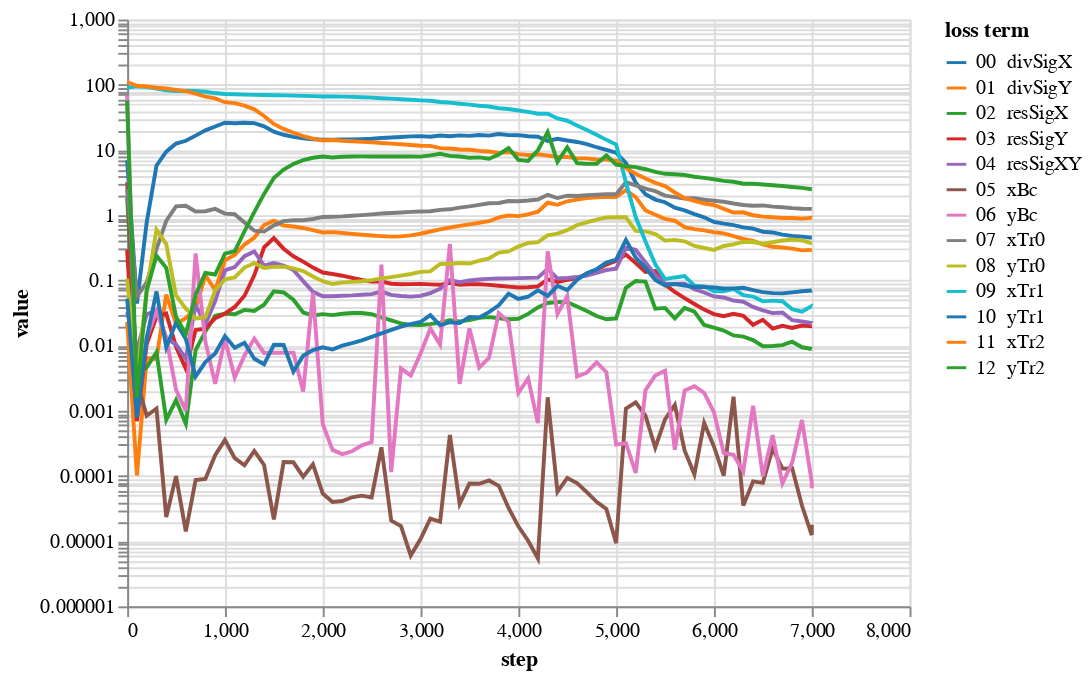

The notebook cell saved with this chart:
### Code cell
bcNames = ['xBc','yBc','xTr0','yTr0','xTr1','yTr1','xTr2','yTr2']
# lines = alt.Chart(pd.DataFrame({'step':[1000,3000,4000]})).mark_rule(color='gray').encode(x='step:Q')
lossPlot(losshistory, bcNames, dropFirstStep=True)

### Figure 1 — Vega-Lite specification as saved in the notebook (floating-point values rounded to 4 significant figures)
{"config": {"view": {"continuousWidth": 400, "continuousHeight": 300}}, "data": {"name": "data-e63ca172d2277f615b6718c0f4a9515d"}, "mark": "line", "encoding": {"color": {"type": "nominal", "field": "loss term", "scale": {"scheme": "category10"}, "sort": ["00  divSigX", "01  divSigY", "02  resSigX", "03  resSigY", "04  resSigXY", "05  xBc", "06  yBc", "07  xTr0", "08  yTr0", "09  xTr1", "10  yTr1", "11  xTr2", "12  yTr2"]}, "tooltip": [{"type": "nominal", "field": "loss term"}, {"type": "quantitative", "field": "value"}, {"type": "quantitative", "field": "step"}], "x": {"type": "quantitative", "field": "step"}, "y": {"type": "quantitative", "field": "value", "scale": {"type": "log"}}}, "transform": [{"fold": ["00  divSigX", "01  divSigY", "02  resSigX", "03  resSigY", "04  resSigXY", "05  xBc", "06  yBc", "07  xTr0", "08  yTr0", "09  xTr1", "10  yTr1", "11  xTr2", "12  yTr2"], "as": ["loss term", "value"]}], "$schema": "https://vega.github.io/schema/vega-lite/v4.8.1.json", "datasets": {"data-e63ca172d2277f615b6718c0f4a9515d": [{"00  divSigX": 6.91, "01  divSigY": 0.02304, "02  resSigX": 1.844, "03  resSigY": 0.2947, "04  resSigXY": 0.03253, "05  xBc": 3.2, "06  yBc": 67.51, "07  xTr0": 2.483, "08  yTr0": 0.1059, "09  xTr1": 90.34, "10  yTr1": 0.05254, "11  xTr2": 110.3, "12  yTr2": 57.56, "step": 0}, {"00  divSigX": 0.04412, "01  divSigY": 0.0001016, "02  resSigX": 0.003584, "03  resSigY": 0.0006952, "04  resSigXY": 0.008566, "05  xBc": 0.002805, "06  yBc": 0.0008524, "07  xTr0": 0.05665, "08  yTr0": 0.003112, "09  xTr1": 95.07, "10  yTr1": 0.0007858, "11  xTr2": 96.57, "12  yTr2": 0.001572, "step": 100}, {"00  divSigX": 0.7768, "01  divSigY": 0.006469, "02  resSigX": 0.00461, "03  resSigY": 0.01051, "04  resSigXY": 0.02997, "05  xBc": 0.0008394, "06  yBc": 0.01335, "07  xTr0": 0.09286, "08  yTr0": 0.07135, "09  xTr1": 92.56, "10  yTr1": 0.01288, "11  xTr2": 94.62, "12  yTr2": 0.07007, "step": 200}, {"00  divSigX": 5.731, "01  divSigY": 0.006212, "02  resSigX": 0.007911, "03  resSigY": 0.02756, "04  resSigXY": 0.03487, "05  xBc": 0.001081, "06  yBc": 0.03337, "07  xTr0": 0.3017, "08  yTr0": 0.5991, "09  xTr1": 87.21, "10  yTr1": 0.06749, "11  xTr2": 89.86, "12  yTr2": 0.2384, "step": 300}, {"00  divSigX": 9.41, "01  divSigY": 0.06042, "02  resSigX": 0.0007254, "03  resSigY": 0.0309, "04  resSigXY": 0.01299, "05  xBc": 2.346e-05, "06  yBc": 0.01322, "07  xTr0": 0.8203, "08  yTr0": 0.3601, "09  xTr1": 82.3, "10  yTr1": 0.009414, "11  xTr2": 87.64, "12  yTr2": 0.156, "step": 400}, {"00  divSigX": 12.52, "01  divSigY": 0.02166, "02  resSigX": 0.001458, "03  resSigY": 0.00954, "04  resSigXY": 0.01038, "05  xBc": 9.931e-05, "06  yBc": 0.002096, "07  xTr0": 1.361, "08  yTr0": 0.05859, "09  xTr1": 80.42, "10  yTr1": 0.02247, "11  xTr2": 83.51, "12  yTr2": 0.02762, "step": 500}, {"00  divSigX": 13.83, "01  divSigY": 0.02637, "02  resSigX": 0.0006325, "03  resSigY": 0.004418, "04  resSigXY": 0.006298, "05  xBc": 1.414e-05, "06  yBc": 0.001005, "07  xTr0": 1.394, "08  yTr0": 0.03683, "09  xTr1": 80.87, "10  yTr1": 0.01257, "11  xTr2": 79.96, "12  yTr2": 0.0149, "step": 600}, {"00  divSigX": 16.59, "01  divSigY": 0.03697, "02  resSigX": 0.008501, "03  resSigY": 0.01736, "04  resSigXY": 0.04191, "05  xBc": 8.653e-05, "06  yBc": 0.2591, "07  xTr0": 1.136, "08  yTr0": 0.02578, "09  xTr1": 80.23, "10  yTr1": 0.003357, "11  xTr2": 73.35, "12  yTr2": 0.06025, "step": 700}, {"00  divSigX": 19.98, "01  divSigY": 0.1192, "02  resSigX": 0.01646, "03  resSigY": 0.01816, "04  resSigXY": 0.02117, "05  xBc": 8.982e-05, "06  yBc": 0.01157, "07  xTr0": 1.148, "08  yTr0": 0.0272, "09  xTr1": 78.09, "10  yTr1": 0.005577, "11  xTr2": 65.81, "12  yTr2": 0.1299, "step": 800}, {"00  divSigX": 22.91, "01  divSigY": 0.07082, "02  resSigX": 0.02864, "03  resSigY": 0.02628, "04  resSigXY": 0.04805, "05  xBc": 0.0002081, "06  yBc": 0.002588, "07  xTr0": 1.248, "08  yTr0": 0.06999, "09  xTr1": 74.57, "10  yTr1": 0.007538, "11  xTr2": 61.68, "12  yTr2": 0.1231, "step": 900}, {"00  divSigX": 26.13, "01  divSigY": 0.2038, "02  resSigX": 0.03086, "03  resSigY": 0.03083, "04  resSigXY": 0.1423, "05  xBc": 0.0003566, "06  yBc": 0.01246, "07  xTr0": 1.057, "08  yTr0": 0.1039, "09  xTr1": 72.08, "10  yTr1": 0.01398, "11  xTr2": 54.01, "12  yTr2": 0.2569, "step": 1000}, {"00  divSigX": 26.13, "01  divSigY": 0.2038, "02  resSigX": 0.03086, "03  resSigY": 0.03083, "04  resSigXY": 0.1423, "05  xBc": 0.0003566, "06  yBc": 0.01246, "07  xTr0": 1.057, "08  yTr0": 0.1039, "09  xTr1": 72.08, "10  yTr1": 0.01398, "11  xTr2": 54.01, "12  yTr2": 0.2569, "step": 1000}, {"00  divSigX": 25.67, "01  divSigY": 0.2448, "02  resSigX": 0.03015, "03  resSigY": 0.03906, "04  resSigXY": 0.1595, "05  xBc": 0.0001874, "06  yBc": 0.003241, "07  xTr0": 1.033, "08  yTr0": 0.1107, "09  xTr1": 71.66, "10  yTr1": 0.009273, "11  xTr2": 52.19, "12  yTr2": 0.2794, "step": 1100}, {"00  divSigX": 26.07, "01  divSigY": 0.3544, "02  resSigX": 0.0352, "03  resSigY": 0.05808, "04  resSigXY": 0.235, "05  xBc": 0.0001459, "06  yBc": 0.007046, "07  xTr0": 0.7738, "08  yTr0": 0.1573, "09  xTr1": 70.57, "10  yTr1": 0.01101, "11  xTr2": 47.87, "12  yTr2": 0.5665, "step": 1200}, {"00  divSigX": 25.77, "01  divSigY": 0.4512, "02  resSigX": 0.03401, "03  resSigY": 0.1196, "04  resSigXY": 0.2775, "05  xBc": 0.0002422, "06  yBc": 0.0128, "07  xTr0": 0.5771, "08  yTr0": 0.1836, "09  xTr1": 69.86, "10  yTr1": 0.00626, "11  xTr2": 42.01, "12  yTr2": 1.112, "step": 1300}, {"00  divSigX": 23.0, "01  divSigY": 0.7043, "02  resSigX": 0.04235, "03  resSigY": 0.3217, "04  resSigXY": 0.1688, "05  xBc": 0.0001473, "06  yBc": 0.007708, "07  xTr0": 0.5593, "08  yTr0": 0.1554, "09  xTr1": 69.46, "10  yTr1": 0.005164, "11  xTr2": 33.23, "12  yTr2": 2.117, "step": 1400}, {"00  divSigX": 19.03, "01  divSigY": 0.8239, "02  resSigX": 0.06765, "03  resSigY": 0.4452, "04  resSigXY": 0.1843, "05  xBc": 2.16e-05, "06  yBc": 0.00774, "07  xTr0": 0.6979, "08  yTr0": 0.161, "09  xTr1": 69.02, "10  yTr1": 0.01027, "11  xTr2": 25.08, "12  yTr2": 3.719, "step": 1500}, {"00  divSigX": 17.11, "01  divSigY": 0.6937, "02  resSigX": 0.06524, "03  resSigY": 0.306, "04  resSigXY": 0.1686, "05  xBc": 0.0001632, "06  yBc": 0.007752, "07  xTr0": 0.8097, "08  yTr0": 0.162, "09  xTr1": 68.67, "10  yTr1": 0.01021, "11  xTr2": 21.02, "12  yTr2": 5.012, "step": 1600}, {"00  divSigX": 15.91, "01  divSigY": 0.671, "02  resSigX": 0.0504, "03  resSigY": 0.2343, "04  resSigXY": 0.144, "05  xBc": 0.000162, "06  yBc": 0.007795, "07  xTr0": 0.8332, "08  yTr0": 0.1523, "09  xTr1": 68.14, "10  yTr1": 0.003997, "11  xTr2": 18.36, "12  yTr2": 6.099, "step": 1700}, {"00  divSigX": 15.1, "01  divSigY": 0.6363, "02  resSigX": 0.03218, "03  resSigY": 0.1939, "04  resSigXY": 0.09728, "05  xBc": 9.767e-05, "06  yBc": 0.001973, "07  xTr0": 0.8371, "08  yTr0": 0.1385, "09  xTr1": 67.62, "10  yTr1": 0.006982, "11  xTr2": 16.31, "12  yTr2": 6.999, "step": 1800}, {"00  divSigX": 14.59, "01  divSigY": 0.5899, "02  resSigX": 0.02886, "03  resSigY": 0.1572, "04  resSigXY": 0.06677, "05  xBc": 0.0001511, "06  yBc": 0.06489, "07  xTr0": 0.8728, "08  yTr0": 0.1148, "09  xTr1": 67.04, "10  yTr1": 0.008528, "11  xTr2": 14.9, "12  yTr2": 7.592, "step": 1900}, {"00  divSigX": 14.4, "01  divSigY": 0.5417, "02  resSigX": 0.03032, "03  resSigY": 0.1318, "04  resSigXY": 0.05699, "05  xBc": 5.379e-05, "06  yBc": 0.0006261, "07  xTr0": 0.9392, "08  yTr0": 0.09719, "09  xTr1": 66.23, "10  yTr1": 0.009387, "11  xTr2": 13.98, "12  yTr2": 7.931, "step": 2000}, {"00  divSigX": 14.4, "01  divSigY": 0.5417, "02  resSigX": 0.03032, "03  resSigY": 0.1318, "04  resSigXY": 0.05699, "05  xBc": 5.379e-05, "06  yBc": 0.0006261, "07  xTr0": 0.9392, "08  yTr0": 0.09719, "09  xTr1": 66.23, "10  yTr1": 0.009387, "11  xTr2": 13.98, "12  yTr2": 7.931, "step": 2000}, {"00  divSigX": 14.4, "01  divSigY": 0.5499, "02  resSigX": 0.02933, "03  resSigY": 0.125, "04  resSigXY": 0.0571, "05  xBc": 3.999e-05, "06  yBc": 0.0002509, "07  xTr0": 0.9476, "08  yTr0": 0.0877, "09  xTr1": 66.11, "10  yTr1": 0.008682, "11  xTr2": 14.19, "12  yTr2": 7.65, "step": 2100}, {"00  divSigX": 14.43, "01  divSigY": 0.5324, "02  resSigX": 0.03082, "03  resSigY": 0.1178, "04  resSigXY": 0.0582, "05  xBc": 4.13e-05, "06  yBc": 0.0002161, "07  xTr0": 0.9583, "08  yTr0": 0.09325, "09  xTr1": 65.67, "10  yTr1": 0.009964, "11  xTr2": 13.85, "12  yTr2": 7.855, "step": 2200}, {"00  divSigX": 14.49, "01  divSigY": 0.5155, "02  resSigX": 0.03163, "03  resSigY": 0.1089, "04  resSigXY": 0.05879, "05  xBc": 4.71e-05, "06  yBc": 0.0002392, "07  xTr0": 0.9778, "08  yTr0": 0.09477, "09  xTr1": 65.13, "10  yTr1": 0.01089, "11  xTr2": 13.58, "12  yTr2": 7.94, "step": 2300}, {"00  divSigX": 14.63, "01  divSigY": 0.501, "02  resSigX": 0.03158, "03  resSigY": 0.1014, "04  resSigXY": 0.06005, "05  xBc": 4.99e-05, "06  yBc": 0.0002943, "07  xTr0": 1.002, "08  yTr0": 0.09674, "09  xTr1": 64.42, "10  yTr1": 0.01203, "11  xTr2": 13.32, "12  yTr2": 7.964, "step": 2400}, {"00  divSigX": 14.86, "01  divSigY": 0.4873, "02  resSigX": 0.03027, "03  resSigY": 0.09585, "04  resSigXY": 0.0614, "05  xBc": 4.676e-05, "06  yBc": 0.000332, "07  xTr0": 1.028, "08  yTr0": 0.1007, "09  xTr1": 63.49, "10  yTr1": 0.01355, "11  xTr2": 13.07, "12  yTr2": 7.954, "step": 2500}, {"00  divSigX": 15.29, "01  divSigY": 0.477, "02  resSigX": 0.02703, "03  resSigY": 0.09626, "04  resSigXY": 0.06737, "05  xBc": 0.0002755, "06  yBc": 0.1741, "07  xTr0": 1.058, "08  yTr0": 0.1071, "09  xTr1": 62.24, "10  yTr1": 0.01534, "11  xTr2": 12.79, "12  yTr2": 7.946, "step": 2600}, {"00  divSigX": 15.49, "01  divSigY": 0.4684, "02  resSigX": 0.02433, "03  resSigY": 0.08865, "04  resSigXY": 0.05975, "05  xBc": 2.067e-05, "06  yBc": 0.0001145, "07  xTr0": 1.08, "08  yTr0": 0.1123, "09  xTr1": 61.25, "10  yTr1": 0.01738, "11  xTr2": 12.53, "12  yTr2": 7.921, "step": 2700}, {"00  divSigX": 15.79, "01  divSigY": 0.4721, "02  resSigX": 0.02191, "03  resSigY": 0.08715, "04  resSigXY": 0.05753, "05  xBc": 1.706e-05, "06  yBc": 0.00446, "07  xTr0": 1.1, "08  yTr0": 0.1184, "09  xTr1": 60.05, "10  yTr1": 0.01955, "11  xTr2": 12.22, "12  yTr2": 7.917, "step": 2800}, {"00  divSigX": 16.14, "01  divSigY": 0.4888, "02  resSigX": 0.02073, "03  resSigY": 0.08754, "04  resSigXY": 0.05637, "05  xBc": 6.024e-06, "06  yBc": 0.003463, "07  xTr0": 1.125, "08  yTr0": 0.1254, "09  xTr1": 58.75, "10  yTr1": 0.02133, "11  xTr2": 11.9, "12  yTr2": 7.919, "step": 2900}, {"00  divSigX": 16.28, "01  divSigY": 0.5189, "02  resSigX": 0.02064, "03  resSigY": 0.08842, "04  resSigXY": 0.05769, "05  xBc": 1.078e-05, "06  yBc": 0.007551, "07  xTr0": 1.137, "08  yTr0": 0.1348, "09  xTr1": 57.52, "10  yTr1": 0.02297, "11  xTr2": 11.58, "12  yTr2": 7.908, "step": 3000}, {"00  divSigX": 15.91, "01  divSigY": 0.5609, "02  resSigX": 0.02132, "03  resSigY": 0.08682, "04  resSigXY": 0.06369, "05  xBc": 2.213e-05, "06  yBc": 0.01829, "07  xTr0": 1.15, "08  yTr0": 0.1373, "09  xTr1": 56.73, "10  yTr1": 0.02924, "11  xTr2": 11.54, "12  yTr2": 8.247, "step": 3100}, {"00  divSigX": 16.7, "01  divSigY": 0.606, "02  resSigX": 0.02246, "03  resSigY": 0.08544, "04  resSigXY": 0.07399, "05  xBc": 1.995e-05, "06  yBc": 0.01034, "07  xTr0": 1.206, "08  yTr0": 0.1787, "09  xTr1": 54.42, "10  yTr1": 0.02043, "11  xTr2": 10.67, "12  yTr2": 8.722, "step": 3200}, {"00  divSigX": 16.2, "01  divSigY": 0.6466, "02  resSigX": 0.0245, "03  resSigY": 0.09164, "04  resSigXY": 0.1009, "05  xBc": 0.0004254, "06  yBc": 0.3631, "07  xTr0": 1.229, "08  yTr0": 0.1783, "09  xTr1": 53.19, "10  yTr1": 0.02281, "11  xTr2": 10.5, "12  yTr2": 8.124, "step": 3300}, {"00  divSigX": 16.73, "01  divSigY": 0.6838, "02  resSigX": 0.0235, "03  resSigY": 0.08573, "04  resSigXY": 0.09346, "05  xBc": 3.744e-05, "06  yBc": 0.002581, "07  xTr0": 1.307, "08  yTr0": 0.1841, "09  xTr1": 51.08, "10  yTr1": 0.02212, "11  xTr2": 10.15, "12  yTr2": 7.955, "step": 3400}, {"00  divSigX": 16.46, "01  divSigY": 0.7229, "02  resSigX": 0.02454, "03  resSigY": 0.08693, "04  resSigXY": 0.09942, "05  xBc": 7.642e-05, "06  yBc": 0.01834, "07  xTr0": 1.362, "08  yTr0": 0.181, "09  xTr1": 49.64, "10  yTr1": 0.02733, "11  xTr2": 10.05, "12  yTr2": 7.611, "step": 3500}, {"00  divSigX": 16.99, "01  divSigY": 0.7659, "02  resSigX": 0.02657, "03  resSigY": 0.08711, "04  resSigXY": 0.1029, "05  xBc": 7.598e-05, "06  yBc": 0.004594, "07  xTr0": 1.436, "08  yTr0": 0.2, "09  xTr1": 47.58, "10  yTr1": 0.02706, "11  xTr2": 9.674, "12  yTr2": 7.699, "step": 3600}, {"00  divSigX": 16.59, "01  divSigY": 0.808, "02  resSigX": 0.02727, "03  resSigY": 0.08532, "04  resSigXY": 0.1053, "05  xBc": 8.523e-05, "06  yBc": 0.006472, "07  xTr0": 1.521, "08  yTr0": 0.2164, "09  xTr1": 46.39, "10  yTr1": 0.03257, "11  xTr2": 9.481, "12  yTr2": 7.329, "step": 3700}, {"00  divSigX": 17.54, "01  divSigY": 0.9269, "02  resSigX": 0.02629, "03  resSigY": 0.08267, "04  resSigXY": 0.107, "05  xBc": 7.068e-05, "06  yBc": 0.03164, "07  xTr0": 1.537, "08  yTr0": 0.2663, "09  xTr1": 43.68, "10  yTr1": 0.04135, "11  xTr2": 9.029, "12  yTr2": 8.524, "step": 3800}, {"00  divSigX": 16.87, "01  divSigY": 0.9872, "02  resSigX": 0.0253, "03  resSigY": 0.08019, "04  resSigXY": 0.1074, "05  xBc": 3.226e-05, "06  yBc": 0.02283, "07  xTr0": 1.649, "08  yTr0": 0.2781, "09  xTr1": 42.55, "10  yTr1": 0.06252, "11  xTr2": 9.273, "12  yTr2": 10.71, "step": 3900}, {"00  divSigX": 16.85, "01  divSigY": 0.9677, "02  resSigX": 0.0258, "03  resSigY": 0.07785, "04  resSigXY": 0.1081, "05  xBc": 1.69e-05, "06  yBc": 0.001873, "07  xTr0": 1.639, "08  yTr0": 0.3294, "09  xTr1": 40.35, "10  yTr1": 0.05178, "11  xTr2": 8.617, "12  yTr2": 7.056, "step": 4000}, {"00  divSigX": 16.21, "01  divSigY": 1.029, "02  resSigX": 0.03061, "03  resSigY": 0.07839, "04  resSigXY": 0.1091, "05  xBc": 1.015e-05, "06  yBc": 0.003145, "07  xTr0": 1.679, "08  yTr0": 0.3736, "09  xTr1": 38.47, "10  yTr1": 0.05601, "11  xTr2": 8.328, "12  yTr2": 6.805, "step": 4100}, {"00  divSigX": 15.92, "01  divSigY": 1.132, "02  resSigX": 0.03844, "03  resSigY": 0.08073, "04  resSigXY": 0.11, "05  xBc": 5.448e-06, "06  yBc": 0.0006461, "07  xTr0": 1.736, "08  yTr0": 0.3862, "09  xTr1": 35.95, "10  yTr1": 0.07039, "11  xTr2": 8.583, "12  yTr2": 9.898, "step": 4200}, {"00  divSigX": 13.8, "01  divSigY": 1.552, "02  resSigX": 0.04495, "03  resSigY": 0.1037, "04  resSigXY": 0.1501, "05  xBc": 0.001611, "06  yBc": 0.2786, "07  xTr0": 2.054, "08  yTr0": 0.4886, "09  xTr1": 35.85, "10  yTr1": 0.05761, "11  xTr2": 8.18, "12  yTr2": 18.78, "step": 4300}, {"00  divSigX": 14.86, "01  divSigY": 1.441, "02  resSigX": 0.0465, "03  resSigY": 0.09464, "04  resSigXY": 0.1071, "05  xBc": 5.717e-05, "06  yBc": 0.03055, "07  xTr0": 1.828, "08  yTr0": 0.5197, "09  xTr1": 30.38, "10  yTr1": 0.08259, "11  xTr2": 7.809, "12  yTr2": 6.565, "step": 4400}, {"00  divSigX": 13.99, "01  divSigY": 1.633, "02  resSigX": 0.04636, "03  resSigY": 0.1015, "04  resSigXY": 0.109, "05  xBc": 9.333e-05, "06  yBc": 0.05721, "07  xTr0": 1.989, "08  yTr0": 0.5892, "09  xTr1": 28.09, "10  yTr1": 0.07094, "11  xTr2": 7.796, "12  yTr2": 11.0, "step": 4500}, {"00  divSigX": 13.27, "01  divSigY": 1.729, "02  resSigX": 0.03984, "03  resSigY": 0.107, "04  resSigXY": 0.1123, "05  xBc": 7.773e-05, "06  yBc": 0.00334, "07  xTr0": 1.963, "08  yTr0": 0.7016, "09  xTr1": 23.75, "10  yTr1": 0.1019, "11  xTr2": 7.431, "12  yTr2": 6.28, "step": 4600}, {"00  divSigX": 12.31, "01  divSigY": 1.828, "02  resSigX": 0.03397, "03  resSigY": 0.1263, "04  resSigXY": 0.1187, "05  xBc": 5.644e-05, "06  yBc": 0.003835, "07  xTr0": 2.021, "08  yTr0": 0.7735, "09  xTr1": 20.28, "10  yTr1": 0.1284, "11  xTr2": 7.422, "12  yTr2": 6.125, "step": 4700}, {"00  divSigX": 11.01, "01  divSigY": 1.887, "02  resSigX": 0.02836, "03  resSigY": 0.1462, "04  resSigXY": 0.1302, "05  xBc": 4.004e-05, "06  yBc": 0.005548, "07  xTr0": 2.058, "08  yTr0": 0.8569, "09  xTr1": 17.16, "10  yTr1": 0.1481, "11  xTr2": 7.134, "12  yTr2": 6.157, "step": 4800}, {"00  divSigX": 10.04, "01  divSigY": 1.914, "02  resSigX": 0.02532, "03  resSigY": 0.1747, "04  resSigXY": 0.1441, "05  xBc": 3.127e-05, "06  yBc": 0.003904, "07  xTr0": 2.097, "08  yTr0": 0.9193, "09  xTr1": 14.28, "10  yTr1": 0.1878, "11  xTr2": 7.108, "12  yTr2": 8.238, "step": 4900}, {"00  divSigX": 9.079, "01  divSigY": 1.89, "02  resSigX": 0.02605, "03  resSigY": 0.1993, "04  resSigXY": 0.1514, "05  xBc": 9.295e-06, "06  yBc": 0.0003022, "07  xTr0": 2.096, "08  yTr0": 0.9332, "09  xTr1": 12.09, "10  yTr1": 0.2072, "11  xTr2": 6.838, "12  yTr2": 5.939, "step": 5000}, {"00  divSigX": 9.079, "01  divSigY": 1.89, "02  resSigX": 0.02605, "03  resSigY": 0.1993, "04  resSigXY": 0.1514, "05  xBc": 9.295e-06, "06  yBc": 0.0003022, "07  xTr0": 2.096, "08  yTr0": 0.9332, "09  xTr1": 12.09, "10  yTr1": 0.2072, "11  xTr2": 6.838, "12  yTr2": 5.939, "step": 5000}, {"00  divSigX": 6.342, "01  divSigY": 2.417, "02  resSigX": 0.07691, "03  resSigY": 0.2483, "04  resSigXY": 0.3157, "05  xBc": 0.001076, "06  yBc": 0.0003177, "07  xTr0": 3.188, "08  yTr0": 0.9271, "09  xTr1": 3.168, "10  yTr1": 0.4176, "11  xTr2": 5.312, "12  yTr2": 5.643, "step": 5100}, {"00  divSigX": 3.147, "01  divSigY": 1.889, "02  resSigX": 0.09783, "03  resSigY": 0.1846, "04  resSigXY": 0.2938, "05  xBc": 0.001344, "06  yBc": 0.0001114, "07  xTr0": 2.869, "08  yTr0": 0.5747, "09  xTr1": 0.9368, "10  yTr1": 0.2226, "11  xTr2": 4.297, "12  yTr2": 5.465, "step": 5200}, {"00  divSigX": 2.093, "01  divSigY": 1.186, "02  resSigX": 0.09592, "03  resSigY": 0.1347, "04  resSigXY": 0.1877, "05  xBc": 0.0008421, "06  yBc": 0.002069, "07  xTr0": 2.547, "08  yTr0": 0.5646, "09  xTr1": 0.3931, "10  yTr1": 0.1556, "11  xTr2": 3.646, "12  yTr2": 5.064, "step": 5300}, {"00  divSigX": 1.734, "01  divSigY": 1.016, "02  resSigX": 0.03689, "03  resSigY": 0.1386, "04  resSigXY": 0.1217, "05  xBc": 0.0002709, "06  yBc": 0.003485, "07  xTr0": 2.336, "08  yTr0": 0.5144, "09  xTr1": 0.1765, "10  yTr1": 0.1012, "11  xTr2": 3.132, "12  yTr2": 4.608, "step": 5400}, {"00  divSigX": 1.579, "01  divSigY": 0.877, "02  resSigX": 0.03779, "03  resSigY": 0.08626, "04  resSigXY": 0.08864, "05  xBc": 0.0007369, "06  yBc": 0.004127, "07  xTr0": 1.992, "08  yTr0": 0.4068, "09  xTr1": 0.1045, "10  yTr1": 0.08357, "11  xTr2": 2.789, "12  yTr2": 4.305, "step": 5500}, {"00  divSigX": 1.305, "01  divSigY": 0.8221, "02  resSigX": 0.02612, "03  resSigY": 0.06642, "04  resSigXY": 0.08795, "05  xBc": 0.001227, "06  yBc": 0.0002527, "07  xTr0": 1.895, "08  yTr0": 0.4171, "09  xTr1": 0.1109, "10  yTr1": 0.08787, "11  xTr2": 2.227, "12  yTr2": 4.242, "step": 5600}, {"00  divSigX": 1.182, "01  divSigY": 0.6566, "02  resSigX": 0.03793, "03  resSigY": 0.05341, "04  resSigXY": 0.08907, "05  xBc": 0.0002461, "06  yBc": 0.002039, "07  xTr0": 1.804, "08  yTr0": 0.3973, "09  xTr1": 0.1163, "10  yTr1": 0.08324, "11  xTr2": 1.821, "12  yTr2": 4.134, "step": 5700}, {"00  divSigX": 1.036, "01  divSigY": 0.6101, "02  resSigX": 0.03314, "03  resSigY": 0.04341, "04  resSigXY": 0.07345, "05  xBc": 0.0001059, "06  yBc": 0.002386, "07  xTr0": 1.825, "08  yTr0": 0.3371, "09  xTr1": 0.08313, "10  yTr1": 0.07904, "11  xTr2": 1.657, "12  yTr2": 3.89, "step": 5800}, {"00  divSigX": 0.928, "01  divSigY": 0.5849, "02  resSigX": 0.02068, "03  resSigY": 0.03562, "04  resSigXY": 0.06513, "05  xBc": 0.0006477, "06  yBc": 0.001886, "07  xTr0": 1.727, "08  yTr0": 0.3136, "09  xTr1": 0.08093, "10  yTr1": 0.07945, "11  xTr2": 1.508, "12  yTr2": 3.731, "step": 5900}, {"00  divSigX": 0.7883, "01  divSigY": 0.546, "02  resSigX": 0.01881, "03  resSigY": 0.03041, "04  resSigXY": 0.05665, "05  xBc": 0.0002841, "06  yBc": 0.0009525, "07  xTr0": 1.667, "08  yTr0": 0.2931, "09  xTr1": 0.06788, "10  yTr1": 0.07787, "11  xTr2": 1.434, "12  yTr2": 3.556, "step": 6000}, {"00  divSigX": 0.7398, "01  divSigY": 0.5262, "02  resSigX": 0.017, "03  resSigY": 0.02828, "04  resSigXY": 0.0547, "05  xBc": 0.0001011, "06  yBc": 0.0002252, "07  xTr0": 1.607, "08  yTr0": 0.3371, "09  xTr1": 0.06817, "10  yTr1": 0.07493, "11  xTr2": 1.247, "12  yTr2": 3.355, "step": 6100}, {"00  divSigX": 0.7018, "01  divSigY": 0.4768, "02  resSigX": 0.01431, "03  resSigY": 0.03072, "04  resSigXY": 0.04901, "05  xBc": 0.001638, "06  yBc": 0.0002121, "07  xTr0": 1.509, "08  yTr0": 0.3564, "09  xTr1": 0.07413, "10  yTr1": 0.07541, "11  xTr2": 1.097, "12  yTr2": 3.249, "step": 6200}, {"00  divSigX": 0.6503, "01  divSigY": 0.431, "02  resSigX": 0.01374, "03  resSigY": 0.02853, "04  resSigXY": 0.04705, "05  xBc": 3.509e-05, "06  yBc": 0.0001176, "07  xTr0": 1.43, "08  yTr0": 0.3911, "09  xTr1": 0.05919, "10  yTr1": 0.07688, "11  xTr2": 1.107, "12  yTr2": 3.04, "step": 6300}, {"00  divSigX": 0.6203, "01  divSigY": 0.4032, "02  resSigX": 0.01214, "03  resSigY": 0.02081, "04  resSigXY": 0.03913, "05  xBc": 8.245e-05, "06  yBc": 0.001196, "07  xTr0": 1.392, "08  yTr0": 0.3877, "09  xTr1": 0.05637, "10  yTr1": 0.07071, "11  xTr2": 0.9974, "12  yTr2": 3.026, "step": 6400}, {"00  divSigX": 0.5573, "01  divSigY": 0.3575, "02  resSigX": 0.009778, "03  resSigY": 0.02477, "04  resSigXY": 0.03474, "05  xBc": 7.84e-05, "06  yBc": 9.943e-05, "07  xTr0": 1.41, "08  yTr0": 0.3643, "09  xTr1": 0.04764, "10  yTr1": 0.06601, "11  xTr2": 0.9479, "12  yTr2": 2.958, "step": 6500}, {"00  divSigX": 0.5431, "01  divSigY": 0.3271, "02  resSigX": 0.009866, "03  resSigY": 0.01823, "04  resSigXY": 0.03142, "05  xBc": 0.0002646, "06  yBc": 0.0004232, "07  xTr0": 1.353, "08  yTr0": 0.3843, "09  xTr1": 0.04883, "10  yTr1": 0.0638, "11  xTr2": 0.9307, "12  yTr2": 2.882, "step": 6600}, {"00  divSigX": 0.5038, "01  divSigY": 0.3193, "02  resSigX": 0.01015, "03  resSigY": 0.02005, "04  resSigXY": 0.03213, "05  xBc": 0.0001298, "06  yBc": 7.701e-05, "07  xTr0": 1.32, "08  yTr0": 0.4079, "09  xTr1": 0.04785, "10  yTr1": 0.06315, "11  xTr2": 0.9047, "12  yTr2": 2.797, "step": 6700}, {"00  divSigX": 0.4785, "01  divSigY": 0.3067, "02  resSigX": 0.01144, "03  resSigY": 0.01867, "04  resSigXY": 0.02451, "05  xBc": 0.000131, "06  yBc": 0.0001599, "07  xTr0": 1.28, "08  yTr0": 0.4227, "09  xTr1": 0.036, "10  yTr1": 0.06535, "11  xTr2": 0.9025, "12  yTr2": 2.708, "step": 6800}, {"00  divSigX": 0.4682, "01  divSigY": 0.2886, "02  resSigX": 0.009405, "03  resSigY": 0.02032, "04  resSigXY": 0.02343, "05  xBc": 3.516e-05, "06  yBc": 0.0007216, "07  xTr0": 1.256, "08  yTr0": 0.4097, "09  xTr1": 0.03319, "10  yTr1": 0.06792, "11  xTr2": 0.8855, "12  yTr2": 2.62, "step": 6900}, {"00  divSigX": 0.4502, "01  divSigY": 0.2936, "02  resSigX": 0.008869, "03  resSigY": 0.01971, "04  resSigXY": 0.0221, "05  xBc": 1.241e-05, "06  yBc": 8.129e-05, "07  xTr0": 1.249, "08  yTr0": 0.3708, "09  xTr1": 0.0404, "10  yTr1": 0.06983, "11  xTr2": 0.9112, "12  yTr2": 2.494, "step": 7000}, {"00  divSigX": 0.4499, "01  divSigY": 0.2941, "02  resSigX": 0.008853, "03  resSigY": 0.01973, "04  resSigXY": 0.02201, "05  xBc": 1.784e-05, "06  yBc": 6.479e-05, "07  xTr0": 1.249, "08  yTr0": 0.3708, "09  xTr1": 0.04021, "10  yTr1": 0.06996, "11  xTr2": 0.9091, "12  yTr2": 2.494, "step": 7001}]}}
